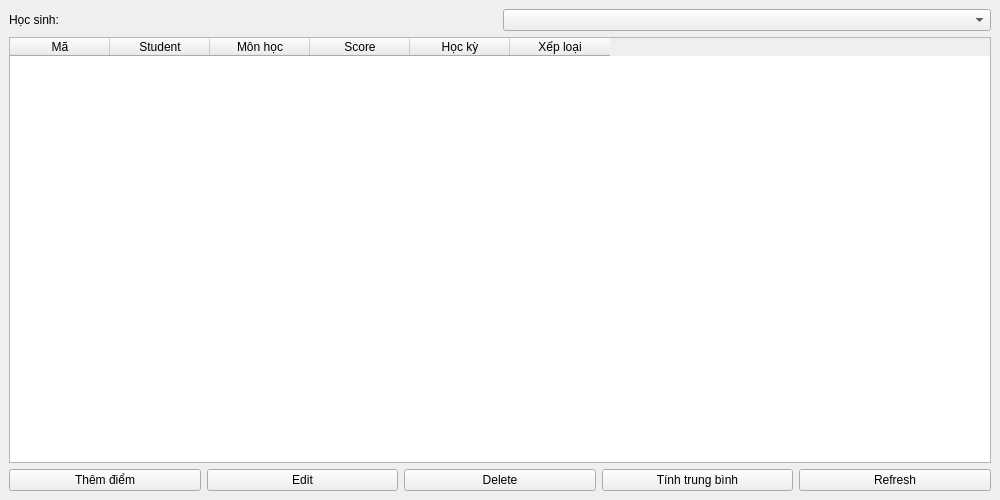
<?xml version="1.0" encoding="UTF-8"?>
<ui version="4.0">
 <class>ScoreWindow</class>
 <widget class="QMainWindow" name="ScoreWindow">
  <property name="geometry">
   <rect>
    <x>0</x>
    <y>0</y>
    <width>1000</width>
    <height>500</height>
   </rect>
  </property>
  <property name="windowTitle">
   <string>Quản lý điểm</string>
  </property>
  <widget class="QWidget" name="centralwidget">
   <layout class="QVBoxLayout" name="mainLayout">
    <item>
     <layout class="QHBoxLayout" name="filterLayout">
      <item>
       <widget class="QLabel" name="filterLabel">
        <property name="text">
         <string>Học sinh:</string>
        </property>
       </widget>
      </item>
      <item>
       <widget class="QComboBox" name="studentCombo"/>
      </item>
     </layout>
    </item>
    <item>
     <widget class="QTableWidget" name="scoreTable">
      <property name="columnCount">
       <number>6</number>
      </property>
      <column>
       <property name="text">
        <string>Mã</string>
       </property>
      </column>
      <column>
       <property name="text">
        <string>Student</string>
       </property>
      </column>
      <column>
       <property name="text">
        <string>Môn học</string>
       </property>
      </column>
      <column>
       <property name="text">
        <string>Score</string>
       </property>
      </column>
      <column>
       <property name="text">
        <string>Học kỳ</string>
       </property>
      </column>
      <column>
       <property name="text">
        <string>Xếp loại</string>
       </property>
      </column>
     </widget>
    </item>
    <item>
     <layout class="QHBoxLayout" name="buttonLayout">
      <item>
       <widget class="QPushButton" name="addButton">
        <property name="text">
         <string>Thêm điểm</string>
        </property>
       </widget>
      </item>
      <item>
       <widget class="QPushButton" name="editButton">
        <property name="text">
         <string>Edit</string>
        </property>
       </widget>
      </item>
      <item>
       <widget class="QPushButton" name="deleteButton">
        <property name="text">
         <string>Delete</string>
        </property>
       </widget>
      </item>
      <item>
       <widget class="QPushButton" name="calcButton">
        <property name="text">
         <string>Tính trung bình</string>
        </property>
       </widget>
      </item>
      <item>
       <widget class="QPushButton" name="refreshButton">
        <property name="text">
         <string>Refresh</string>
        </property>
       </widget>
      </item>
     </layout>
    </item>
   </layout>
  </widget>
 </widget>
 <resources/>
 <connections/>
</ui>
